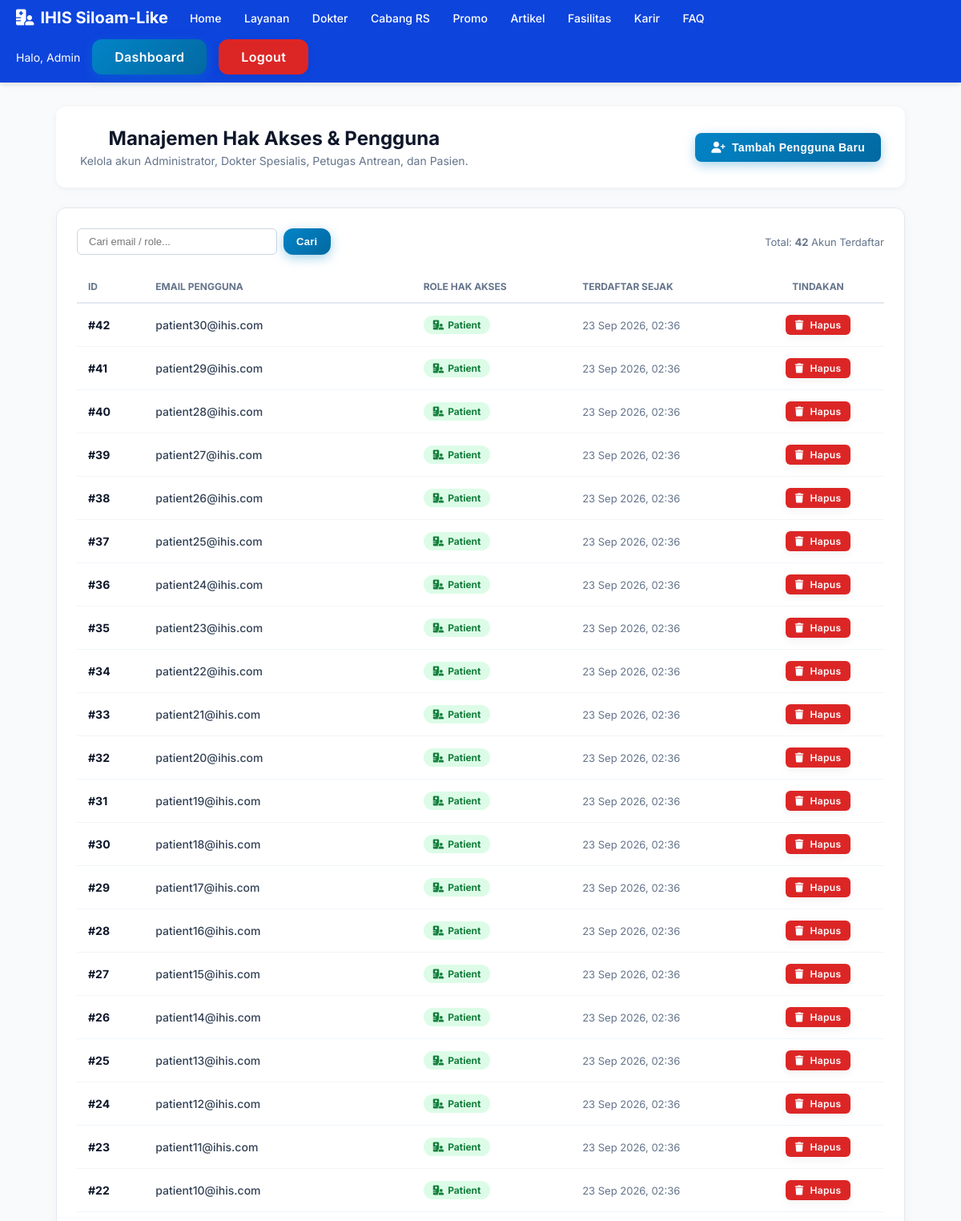
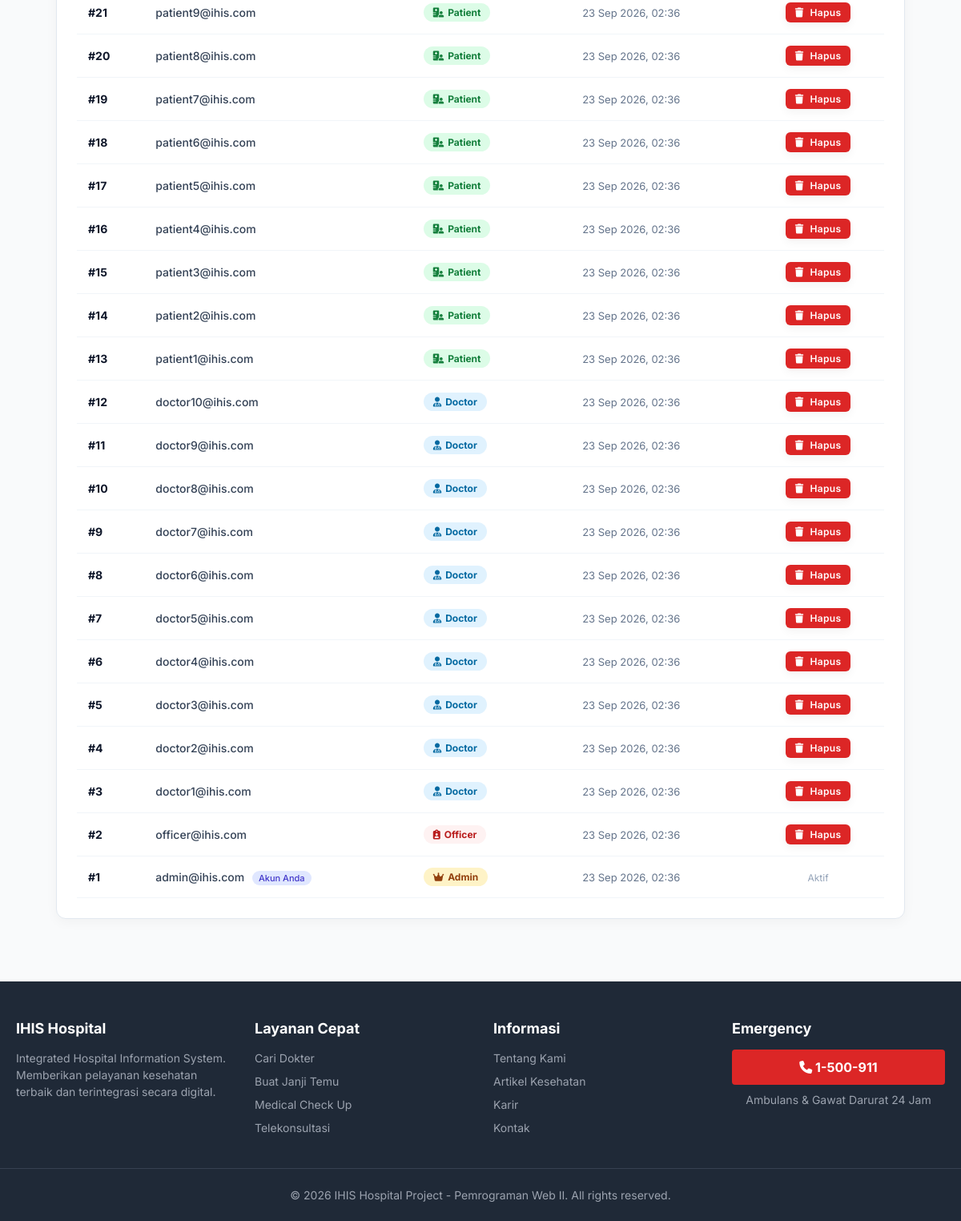
The app's page /index.php?page=admin_users (signed in) with its own data (2 pictures, top to bottom).
### tables this page shows
CREATE TABLE `users` (
  `id` int(11) NOT NULL,
  `email` varchar(100) NOT NULL,
  `password` varchar(255) NOT NULL,
  `role` enum('admin','patient','doctor','officer') DEFAULT 'patient',
  `created_at` timestamp NULL DEFAULT current_timestamp()
);

### index.php (called while the page is built, shortened)
<?php
$page = isset($_GET['page']) ? $_GET['page'] : 'home';
require_once 'includes/header.php';
require_once "pages/{$page}.php";
require_once 'includes/footer.php';
?>

### pages/admin_users.php (the view, shortened to what this page needs)
<?php
$search = trim($_GET['q'] ?? '');
$where = '';
$params = [];
$stmt = $pdo->prepare("SELECT id, email, role, created_at FROM users $where ORDER BY id DESC LIMIT 50");
$stmt->execute($params);
$users = $stmt->fetchAll(PDO::FETCH_ASSOC);
?>
<div class="container page-wrapper" style="max-width: 1100px; margin: 30px auto; padding: 0 20px;">
    <div class="page-header" style="display: flex; justify-content: space-between; align-items: center; background: white; padding: 25px 30px; border-radius: 12px; box-shadow: 0 2px 8px rgba(0,0,0,0.05); margin-bottom: 25px; flex-wrap: wrap; gap: 15px;">
        <div>
            <h2 style="margin: 0 0 5px; color: #0f172a; font-size: 24px;">Manajemen Hak Akses & Pengguna</h2>
            <p style="margin: 0; color: #64748b; font-size: 14px;">Kelola akun Administrator, Dokter Spesialis, Petugas Antrean, dan Pasien.</p>
        </div>
        <button onclick="document.getElementById('modalAddUser').style.display = 'block'" class="btn btn-primary" style="display: inline-flex; align-items: center; gap: 8px; padding: 10px 20px; font-size: 14px; border-radius: 8px;">
            <i class="fa-solid fa-user-plus"></i> Tambah Pengguna Baru
        </button>
    </div>
    <div style="background: white; border-radius: 12px; padding: 25px; box-shadow: 0 4px 15px rgba(0,0,0,0.04); border: 1px solid #e2e8f0;">
        <div style="margin-bottom: 20px; display: flex; justify-content: space-between; align-items: center; flex-wrap: wrap; gap: 10px;">
            <form method="GET" action="index.php" style="display: flex; gap: 8px;">
                <input type="text" name="q" value="<?= htmlspecialchars($search) ?>" placeholder="Cari email / role..." style="padding: 8px 14px; border: 1px solid #cbd5e1; border-radius: 6px; font-size: 13px; min-width: 250px;">
                <button type="submit" class="btn btn-primary" style="padding: 8px 16px; font-size: 13px;">Cari</button>
            </form>
            <div style="font-size: 13px; color: #64748b;">Total: <strong><?= count($users) ?></strong> Akun Terdaftar</div>
        </div>
        <div style="overflow-x: auto;">
            <table style="width: 100%; border-collapse: collapse; font-size: 14px;">
                <thead>
                    <tr style="border-bottom: 2px solid #e2e8f0; text-align: left; color: #64748b; font-size: 12px; text-transform: uppercase;">
                        <th style="padding: 12px 14px;">ID</th>
                        <th style="padding: 12px 14px;">Email Pengguna</th>
                        <th style="padding: 12px 14px;">Role Hak Akses</th>
                        <th style="padding: 12px 14px;">Terdaftar Sejak</th>
                        <th style="padding: 12px 14px; text-align: center;">Tindakan</th>
                    </tr>
                </thead>
                <tbody>
                    <?php if(empty($users)): ?>
                        <tr><td colspan="5" style="text-align: center; padding: 30px; color: #94a3b8;">Tidak ada data pengguna ditemukan.</td></tr>
                    <?php else: ?>
                        <?php foreach($users as $u): ?>
                            <tr style="border-bottom: 1px solid #f1f5f9;">
                                <td style="padding: 14px; font-weight: 700; color: #0f172a;">#<?= $u['id'] ?></td>
                                <td style="padding: 14px; color: #334155; font-weight: 500;">
                                    <?= htmlspecialchars($u['email']) ?>
                                    <?php if($u['id'] == $_SESSION['user_id']): ?>
                                        <span style="background: #e0e7ff; color: #4338ca; padding: 2px 8px; border-radius: 10px; font-size: 11px; margin-left: 6px;">Akun Anda</span>
                                    <?php endif; ?>
                                </td>
                                <td style="padding: 14px;">
                                    <?php
                                    $roleBadge = [
                                        'admin' => ['bg' => '#fef3c7', 'color' => '#92400e', 'icon' => 'crown'],
                                        'doctor' => ['bg' => '#e0f2fe', 'color' => '#0369a1', 'icon' => 'user-doctor'],
                                        'officer' => ['bg' => '#fef2f2', 'color' => '#b91c1c', 'icon' => 'clipboard-user'],
                                        'patient' => ['bg' => '#dcfce7', 'color' => '#15803d', 'icon' => 'hospital-user'],
                                    ];
                                    $b = $roleBadge[$u['role']] ?? ['bg' => '#f1f5f9', 'color' => '#475569', 'icon' => 'user'];
                                    ?>
                                    <span style="background: <?= $b['bg'] ?>; color: <?= $b['color'] ?>; padding: 4px 12px; border-radius: 20px; font-size: 12px; font-weight: 700; display: inline-flex; align-items: center; gap: 5px;">
                                        <i class="fa-solid fa-<?= $b['icon'] ?>"></i> <?= ucfirst($u['role']) ?>
                                    </span>
                                </td>
                                <td style="padding: 14px; color: #64748b; font-size: 13px;">
                                    <?= date('d M Y, H:i', strtotime($u['created_at'])) ?>
                                </td>
                                <td style="padding: 14px; text-align: center;">
                                    <?php if($u['id'] != $_SESSION['user_id']): ?>
                                        <a href="index.php?page=admin_users&delete=<?= $u['id'] ?>" onclick="return confirm('Hapus pengguna <?= htmlspecialchars($u['email']) ?>?')" class="btn btn-danger" style="padding: 5px 12px; font-size: 12px; border-radius: 6px;">
                                            <i class="fa-solid fa-trash"></i> Hapus
                                        </a>
                                    <?php else: ?>
                                        <span style="color: #94a3b8; font-size: 12px;">Aktif</span>
                                    <?php endif; ?>
                                </td>
                            </tr>
                        <?php endforeach; ?>
                    <?php endif; ?>
                </tbody>
            </table>
        </div>
    </div>
</div>

### assets/css/global.css (style rules this page uses)
:root { --primary-color: #0d44dc; --primary-hover: #2563eb; --danger-color: #dc2626; --danger-hover: #ef4444; --bg-light: #f9fafb; --text-main: #1f2937; --text-muted: #6b7280; --white: #ffffff; --font-family: 'Inter', sans-serif; }
* { margin: 0; padding: 0; box-sizing: border-box; }
body { font-family: var(--font-family); background-color: var(--bg-light); color: var(--text-main); display: flex; flex-direction: column; min-height: 100vh; }
.container { max-width: 1200px; margin: 0 auto; padding: 0 20px; width: 100%; }
a { text-decoration: none; color: inherit; }
.btn-primary { background-color: var(--primary-hover); color: var(--white); }
.btn-danger { background-color: var(--danger-color); color: var(--white); }
.btn { display: inline-flex; align-items: center; justify-content: center; gap: 8px; padding: 12px 28px; font-size: 1rem; font-weight: 600; letter-spacing: 0.3px; text-decoration: none; border: none; border-radius: 12px; cursor: pointer; transition: all 0.3s cubic-bezier(0.4, 0, 0.2, 1); box-shadow: 0 4px 12px rgba(0, 0, 0, 0.05); }
.btn-primary { background: linear-gradient(135deg, #0284c7 0%, #0369a1 100%); color: #ffffff; box-shadow: 0 4px 14px rgba(2, 132, 199, 0.35); }

### assets/css/admin_users.css (style rules this page uses)
.page-header { background: linear-gradient(135deg, var(--primary-color), #3b82f6); color: white; padding: 40px 20px; text-align: center; border-radius: 8px; margin-bottom: 30px; box-shadow: 0 4px 6px rgba(0,0,0,0.1); }
.page-header h2 { font-size: 2.2rem; font-weight: 700; margin-bottom: 10px; }
.page-header p { color: #e0e7ff; }

### records on screen
users: id "42", email "patient30@ihis.com", role "Patient", created_at "23 Sep 2026, 02:36"
users: id "41", email "patient29@ihis.com", role "Patient", created_at "23 Sep 2026, 02:36"
users: id "40", email "patient28@ihis.com", role "Patient", created_at "23 Sep 2026, 02:36"
users: id "39", email "patient27@ihis.com", role "Patient", created_at "23 Sep 2026, 02:36"
users: id "38", email "patient26@ihis.com", role "Patient", created_at "23 Sep 2026, 02:36"
users: id "37", email "patient25@ihis.com", role "Patient", created_at "23 Sep 2026, 02:36"
users: id "36", email "patient24@ihis.com", role "Patient", created_at "23 Sep 2026, 02:36"
users: id "35", email "patient23@ihis.com", role "Patient", created_at "23 Sep 2026, 02:36"
users: id "34", email "patient22@ihis.com", role "Patient", created_at "23 Sep 2026, 02:36"
users: id "33", email "patient21@ihis.com", role "Patient", created_at "23 Sep 2026, 02:36"
users: id "32", email "patient20@ihis.com", role "Patient", created_at "23 Sep 2026, 02:36"
users: id "31", email "patient19@ihis.com", role "Patient", created_at "23 Sep 2026, 02:36"
users: id "30", email "patient18@ihis.com", role "Patient", created_at "23 Sep 2026, 02:36"
users: id "29", email "patient17@ihis.com", role "Patient", created_at "23 Sep 2026, 02:36"
users: id "28", email "patient16@ihis.com", role "Patient", created_at "23 Sep 2026, 02:36"
users: id "27", email "patient15@ihis.com", role "Patient", created_at "23 Sep 2026, 02:36"
users: id "26", email "patient14@ihis.com", role "Patient", created_at "23 Sep 2026, 02:36"
users: id "25", email "patient13@ihis.com", role "Patient", created_at "23 Sep 2026, 02:36"
users: id "24", email "patient12@ihis.com", role "Patient", created_at "23 Sep 2026, 02:36"
users: id "23", email "patient11@ihis.com", role "Patient", created_at "23 Sep 2026, 02:36"
users: id "22", email "patient10@ihis.com", role "Patient", created_at "23 Sep 2026, 02:36"
users: id "21", email "patient9@ihis.com", role "Patient", created_at "23 Sep 2026, 02:36"
users: id "20", email "patient8@ihis.com", role "Patient", created_at "23 Sep 2026, 02:36"
users: id "19", email "patient7@ihis.com", role "Patient", created_at "23 Sep 2026, 02:36"
users: id "18", email "patient6@ihis.com", role "Patient", created_at "23 Sep 2026, 02:36"
users: id "17", email "patient5@ihis.com", role "Patient", created_at "23 Sep 2026, 02:36"
users: id "16", email "patient4@ihis.com", role "Patient", created_at "23 Sep 2026, 02:36"
users: id "15", email "patient3@ihis.com", role "Patient", created_at "23 Sep 2026, 02:36"
users: id "14", email "patient2@ihis.com", role "Patient", created_at "23 Sep 2026, 02:36"
users: id "13", email "patient1@ihis.com", role "Patient", created_at "23 Sep 2026, 02:36"
users: id "12", email "doctor10@ihis.com", role "Doctor", created_at "23 Sep 2026, 02:36"
users: id "11", email "doctor9@ihis.com", role "Doctor", created_at "23 Sep 2026, 02:36"
users: id "10", email "doctor8@ihis.com", role "Doctor", created_at "23 Sep 2026, 02:36"
users: id "9", email "doctor7@ihis.com", role "Doctor", created_at "23 Sep 2026, 02:36"
users: id "8", email "doctor6@ihis.com", role "Doctor", created_at "23 Sep 2026, 02:36"
users: id "7", email "doctor5@ihis.com", role "Doctor", created_at "23 Sep 2026, 02:36"
users: id "6", email "doctor4@ihis.com", role "Doctor", created_at "23 Sep 2026, 02:36"
users: id "5", email "doctor3@ihis.com", role "Doctor", created_at "23 Sep 2026, 02:36"
users: id "4", email "doctor2@ihis.com", role "Doctor", created_at "23 Sep 2026, 02:36"
users: id "3", email "doctor1@ihis.com", role "Doctor", created_at "23 Sep 2026, 02:36"
users: id "2", email "officer@ihis.com", role "Officer", created_at "23 Sep 2026, 02:36"
users: id "1", email "admin@ihis.com", shows "Akun Anda", role "Admin", created_at "23 Sep 2026, 02:36", shows "Aktif"

### other values on screen
$_SESSION['user_name'] "Admin"
count($users) "42"
